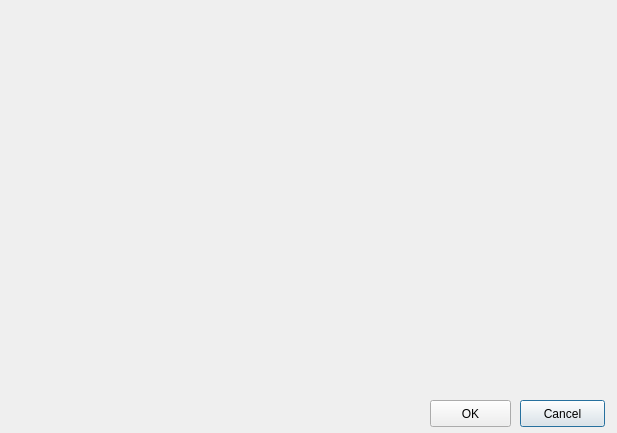
<?xml version="1.0" encoding="UTF-8"?>
<ui version="4.0">
 <class>Settings</class>
 <widget class="QDialog" name="Settings">
  <property name="geometry">
   <rect>
    <x>0</x>
    <y>0</y>
    <width>617</width>
    <height>433</height>
   </rect>
  </property>
  <property name="windowTitle">
   <string>Dialog</string>
  </property>
  <widget class="QPushButton" name="pushButton">
   <property name="geometry">
    <rect>
     <x>520</x>
     <y>400</y>
     <width>85</width>
     <height>27</height>
    </rect>
   </property>
   <property name="text">
    <string>Cancel</string>
   </property>
  </widget>
  <widget class="QPushButton" name="pushButton_2">
   <property name="geometry">
    <rect>
     <x>430</x>
     <y>400</y>
     <width>81</width>
     <height>27</height>
    </rect>
   </property>
   <property name="text">
    <string>OK</string>
   </property>
  </widget>
 </widget>
 <resources/>
 <connections/>
</ui>
